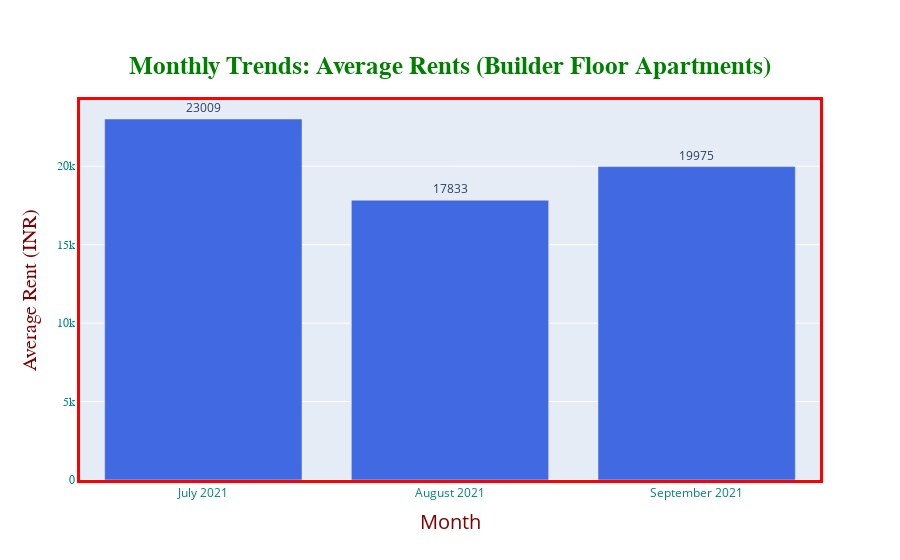

Notebook cell for this chart:
### Code cell
df1['date_posted'] = pd.to_datetime(df['date_posted'], format='%Y-%m-%d')
mean_list = []

for i in range(7,10):
    filt = (df1['date_posted'].dt.month==i)
    df_new = df1.loc[filt]
    mean_list.append(df_new['price'].mean())

mean_list = list(map(int,mean_list))    
mean_names = ['July 2021', 'August 2021','September 2021']

fig = go.Figure()

fig.add_trace(go.Bar(
    x= mean_names,
    y= mean_list,
    name='Average Rent Value',
    marker_color='RoyalBlue',
    text=mean_list)
             )

fig.update_traces(textposition='outside')

fig.update_layout(title_text="<b>Monthly Trends: Average Rents (Builder Floor Apartments)</b>",
                 title_font_size=25,
                 title_font_color='green',
                 title_font_family='Titillium Web',
                 title_x=0.5,
                 title_y=0.90,
                 title_xanchor='center',
                 title_yanchor='top'
                 )

fig.update_xaxes(
        color='teal',
        title_text='Month',
        title_font_family='Open Sans',
        title_font_size=20,
        title_font_color='maroon',
        title_standoff = 15,
        tickmode='auto',
        nticks=48,
        linecolor='red',
        linewidth=3,
        mirror=True)

fig.update_yaxes(
        color='Teal',
        title_text='Average Rent (INR)',
        title_font_family='Droid Sans',
        title_font_size=20,
        title_font_color='maroon',
        title_standoff = 15,
        tickfont_family='Arial',
        linecolor='red',
        linewidth=3,
        mirror = True)

### Figure 1 — Plotly figure (JSON) as saved in the notebook; plotly's stock layout.template omitted (floating-point values rounded to 4 significant figures)
{"data": [{"marker": {"color": "RoyalBlue"}, "name": "Average Rent Value", "text": ["23009", "17833", "19975"], "textposition": "outside", "type": "bar", "x": ["July 2021", "August 2021", "September 2021"], "y": [23009, 17833, 19975]}], "layout": {"title": {"font": {"color": "green", "family": "Titillium Web", "size": 25}, "text": "<b>Monthly Trends: Average Rents (Builder Floor Apartments)</b>", "x": 0.5, "xanchor": "center", "y": 0.9, "yanchor": "top"}, "xaxis": {"color": "teal", "linecolor": "red", "linewidth": 3, "mirror": true, "nticks": 48, "tickmode": "auto", "title": {"font": {"color": "maroon", "family": "Open Sans", "size": 20}, "standoff": 15, "text": "Month"}}, "yaxis": {"color": "Teal", "linecolor": "red", "linewidth": 3, "mirror": true, "tickfont": {"family": "Arial"}, "title": {"font": {"color": "maroon", "family": "Droid Sans", "size": 20}, "standoff": 15, "text": "Average Rent (INR)"}}}}
